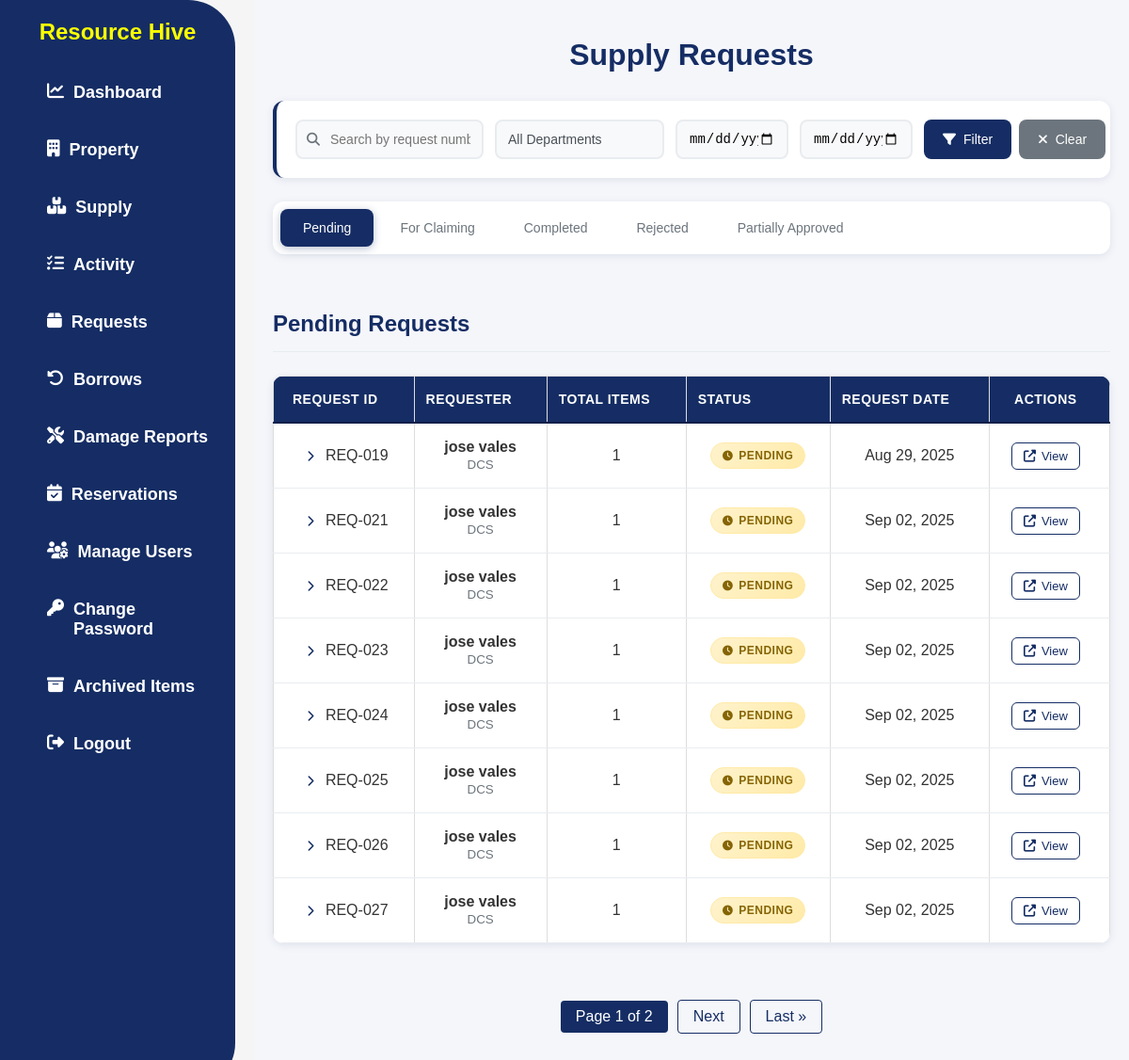
Screenshot of /my-supply-requests/ (signed in) with the database file from the repository.
### app/models.py (models this page shows, shortened)
class SupplyRequestBatch(models.Model):
    STATUS_CHOICES = [
        ('pending', 'Pending'),
        ('approved', 'Approved'),
        ('rejected', 'Rejected'),
        ('partially_approved', 'Partially Approved'),
        ('for_claiming', 'For Claiming'),
        ('completed', 'Completed'),
    ]
    user = models.ForeignKey(User, on_delete=models.CASCADE)
    request_date = models.DateTimeField(auto_now_add=True)
    purpose = models.TextField()
    status = models.CharField(max_length=20, choices=STATUS_CHOICES, default='pending')
    approved_date = models.DateTimeField(null=True, blank=True)
    claimed_date = models.DateTimeField(null=True, blank=True)
    completed_date = models.DateTimeField(null=True, blank=True)
    claimed_by = models.ForeignKey(User, on_delete=models.SET_NULL, null=True, blank=True, related_name='claimed_requests')
    remarks = models.TextField(blank=True, null=True)
    class Meta:
        ordering = ['-request_date']
    @property
    def total_items(self):
        return self.items.count()

class UserProfile(models.Model):
    user = models.OneToOneField(User, on_delete=models.CASCADE)
    ROLE_CHOICES = [
        ('ADMIN', 'ADMIN'),
        ('USER', 'USER'),
    ]
    role = models.CharField(max_length=20, choices=ROLE_CHOICES)
    department = models.ForeignKey(Department, on_delete=models.SET_NULL, null=True, blank=True)
    phone = models.CharField(max_length=20, blank=True, null=True)

class Department(models.Model):
    name = models.CharField(max_length=100, unique=True)
    def __str__(self):
        return self.name

### app/views.py (the view, shortened to what this page needs)
# urls.py: path('my-supply-requests/', UserSupplyRequestListView.as_view(), name='user_supply_requests'),
class UserSupplyRequestListView(PermissionRequiredMixin, ListView):
    model = SupplyRequestBatch
    template_name = 'app/requests.html'
    permission_required = 'app.view_admin_module'
    context_object_name = 'batch_requests'
    paginate_by = 8  # Optimized for table layout - shows 8 requests per page for better UX
    def get_queryset(self):
        return SupplyRequestBatch.objects.select_related('user', 'user__userprofile', 'user__userprofile__department').prefetch_related('items__supply').order_by('request_date')
    def get_context_data(self, **kwargs):
        context = super().get_context_data(**kwargs)
        current_tab = self.request.GET.get('tab', 'pending')
        search_query = self.request.GET.get('search', '').strip()
        department_filter = self.request.GET.get('department', '')
        date_from = self.request.GET.get('date_from', '')
        date_to = self.request.GET.get('date_to', '')
        base_queryset = SupplyRequestBatch.objects.select_related('user', 'user__userprofile', 'user__userprofile__department').prefetch_related('items__supply').order_by('request_date')
        if department_filter:
            base_queryset = base_queryset.filter(user__userprofile__department__id=department_filter)
        from django.core.paginator import Paginator
        pending_requests = base_queryset.filter(status='pending')
        approved_requests = base_queryset.filter(status='approved')
        rejected_requests = base_queryset.filter(status='rejected')
        partially_approved_requests = base_queryset.filter(status='partially_approved')
        for_claiming_requests = base_queryset.filter(status='for_claiming')
        completed_requests = base_queryset.filter(status='completed').order_by('-completed_date')
        pending_paginator = Paginator(pending_requests, self.paginate_by)
        approved_paginator = Paginator(approved_requests, self.paginate_by)
        rejected_paginator = Paginator(rejected_requests, self.paginate_by)
        partially_approved_paginator = Paginator(partially_approved_requests, self.paginate_by)
        for_claiming_paginator = Paginator(for_claiming_requests, self.paginate_by)
        completed_paginator = Paginator(completed_requests, self.paginate_by)
        pending_page = self.request.GET.get('pending_page', 1)
        approved_page = self.request.GET.get('approved_page', 1)
        rejected_page = self.request.GET.get('rejected_page', 1)
        partially_approved_page = self.request.GET.get('partially_approved_page', 1)
        for_claiming_page = self.request.GET.get('for_claiming_page', 1)
        completed_page = self.request.GET.get('completed_page', 1)
        context['pending_batch_requests'] = pending_paginator.get_page(pending_page)
        context['approved_batch_requests'] = approved_paginator.get_page(approved_page)
        context['rejected_batch_requests'] = rejected_paginator.get_page(rejected_page)
        context['partially_approved_batch_requests'] = partially_approved_paginator.get_page(partially_approved_page)
        context['for_claiming_batch_requests'] = for_claiming_paginator.get_page(for_claiming_page)
        context['completed_batch_requests'] = completed_paginator.get_page(completed_page)
        context['current_tab'] = current_tab
        context['search_query'] = search_query
        context['department_filter'] = department_filter
        context['date_from'] = date_from
        context['date_to'] = date_to
        url_params = []
        if search_query:
            url_params.append(f'search={search_query}')
        if department_filter:
            url_params.append(f'department={department_filter}')
        if date_from:
            url_params.append(f'date_from={date_from}')
        if date_to:
            url_params.append(f'date_to={date_to}')
        base_url_params = '&'.join(url_params)
        context['url_params'] = '&' + base_url_params if base_url_params else ''
        from .models import Department
        context['departments'] = Department.objects.all().order_by('name')
        return context

### app/templates/app/requests.html (shortened to what this page needs)
{% load static %}
<!DOCTYPE html>
<html lang="en">
<head>
  <link rel="stylesheet" href="{% static 'css/style.css' %}" />
  <link rel="stylesheet" href="https://cdnjs.cloudflare.com/ajax/libs/font-awesome/6.4.2/css/all.min.css" />
</head>
<body>
  {% include 'app/navbar.html' %}
  <div class="requests-container">
    <h1 class="requests-title">Supply Requests</h1>
    <main class="requests-content">
      <div class="search-filter-container">
        <form method="GET" class="search-filter-form" id="filterForm">
          <div class="search-row">
            <div class="search-input-group">
              <i class="fas fa-search search-icon"></i>
              <input type="text"
                     name="search"
                     placeholder="Search by request number..."
                     value="{{ search_query }}"
                     class="search-input"
                     autocomplete="off">
            </div>
            <div class="filter-group">
              <div class="searchable-select-container">
                <input type="text" id="department-search" class="filter-search-input"
                       placeholder="Search departments..." autocomplete="off">
              </div>
            </div>
            <div class="filter-group">
              <input type="date"
                     name="date_from"
                     value="{{ date_from }}"
                     class="date-input"
                     placeholder="From Date">
            </div>
            <div class="filter-group">
              <input type="date"
                     name="date_to"
                     value="{{ date_to }}"
                     class="date-input"
                     placeholder="To Date">
            </div>
            <div class="filter-buttons">
              <button type="submit" class="btn-filter">
                <i class="fas fa-filter"></i> Filter
              </button>
              <a href="{% url 'user_supply_requests' %}" class="btn-clear">
                <i class="fas fa-times"></i> Clear
              </a>
            </div>
          </div>
        </form>
      </div>
      <div class="filter-tabs">
        <button class="tab-button active" data-tab="pending">Pending</button>
        <button class="tab-button" data-tab="for_claiming">For Claiming</button>
        <button class="tab-button" data-tab="completed">Completed</button>
        <button class="tab-button" data-tab="rejected">Rejected</button>
        <button class="tab-button" data-tab="partial">Partially Approved</button>
      </div>
      <div id="pending" class="tab-content active">
        <div style="display: flex; justify-content: space-between; align-items: center; margin-bottom: 25px; padding: 15px 0; border-bottom: 1px solid #e9ecef;">
          <h3 style="margin-bottom: 0; border-bottom: none; padding-bottom: 0;">Pending Requests</h3>
        </div>
        {% if pending_batch_requests %}
        <div class="requests-table">
          <table>
            <thead>
              <tr>
                <th>Request ID</th>
                <th>Requester</th>
                <th>Total Items</th>
                <th>Status</th>
                <th>Request Date</th>
                <th>Actions</th>
              </tr>
            </thead>
            <tbody>
              {% for batch_request in pending_batch_requests %}
              <tr class="expandable-row" data-request-id="{{ batch_request.id }}">
                <td>
                  <i class="fas fa-chevron-right expand-icon" id="icon-{{ batch_request.id }}"></i>
                  REQ-{{ batch_request.id|stringformat:"03d" }}
                </td>
                <td>
                  <strong>
                    {% if batch_request.user.first_name or batch_request.user.last_name %}
                      {{ batch_request.user.first_name }} {{ batch_request.user.last_name }}
                    {% else %}
                      {{ batch_request.user.username }}
                    {% endif %}
                  </strong>
                  <br>
                  <small class="text-muted">{{ batch_request.user.userprofile.department }}</small>
                </td>
                <td>{{ batch_request.total_items }}</td>
                <td>
                  <span class="status-badge status-{{ batch_request.status|lower }}">
                    <i class="fas fa-clock"></i> {{ batch_request.get_status_display }}
                  </span>
                </td>
                <td>{{ batch_request.request_date|date:"M d, Y" }}</td>
                <td>
                  <a href="{% url 'batch_request_detail' batch_request.id %}" class="detail-link">
                    <i class="fas fa-external-link-alt"></i> View
                  </a>
                </td>
              </tr>
              {% endfor %}
            </tbody>
          </table>
        </div>
        {% else %}
        <div class="empty-state">
          <i class="fas fa-inbox"></i>
          <p>No pending requests found.</p>
        </div>
        {% endif %}
        {% if pending_batch_requests.has_other_pages %}
        <div class="pagination-container">
          <div class="pagination">
            <span class="current">
              Page {{ pending_batch_requests.number }} of {{ pending_batch_requests.paginator.num_pages }}
            </span>
            {% if pending_batch_requests.has_next %}
              <a href="?tab=pending&pending_page={{ pending_batch_requests.next_page_number }}{{ url_params }}">Next</a>
              <a href="?tab=pending&pending_page={{ pending_batch_requests.paginator.num_pages }}{{ url_params }}">Last &raquo;</a>
            {% endif %}
          </div>
        </div>
        {% endif %}
      </div>
    </main>
  </div>
</body>
</html>

### static/css/style.css (style rules this page uses)
body { font-family: Arial, sans-serif; margin: 0; padding: 0; background-color: whitesmoke; }
h1 { text-align: center; margin-top: 20px; color: #fbff00; }
table { width: 100%; border-collapse: collapse; background: white; box-shadow: 2px 2px 10px rgba(0, 0, 0, 0.1); }
th, td { padding: 8px 12px; text-align: center; border: 1px solid #ddd; }
th { background-color: #152d64; color: white; font-weight: bold; }
td { color: #333; }
span { font-weight: bolder; }
h3 { color: #152d64; font-size: 1.5rem; margin-bottom: 15px; margin-top: 15px; }
.status-badge { padding: 4px 8px; border-radius: 15px; font-size: 0.85em; font-weight: 500; text-transform: capitalize; display: inline-flex; align-items: center; gap: 4px; min-width: fit-content; text-align: center; white-space: nowrap; }
.status-badge i { font-size: 0.9em; }
.status-pending { background-color: #fff3cd; color: #856404; border: 1px solid #ffeeba; }
.pagination { display: flex; justify-content: center; align-items: center; gap: 10px; padding: 20px; margin-top: 20px; }
.pagination a { color: #152d64; text-decoration: none; padding: 8px 16px; border: 1px solid #152d64; border-radius: 4px; transition: all 0.3s ease; font-weight: 500; }
.pagination .current { background-color: #152d64; color: white; padding: 8px 16px; border-radius: 4px; font-weight: 500; }

### rows the page displays
SupplyRequestBatch: id "019", user.first_name "jose", user.last_name "vales", user.userprofile.department "DCS", total_items "1", status "PENDING", request_date "Aug 29, 2025"
SupplyRequestBatch: id "021", user.first_name "jose", user.last_name "vales", user.userprofile.department "DCS", total_items "1", status "PENDING", request_date "Sep 02, 2025"
SupplyRequestBatch: id "022", user.first_name "jose", user.last_name "vales", user.userprofile.department "DCS", total_items "1", status "PENDING", request_date "Sep 02, 2025"
SupplyRequestBatch: id "023", user.first_name "jose", user.last_name "vales", user.userprofile.department "DCS", total_items "1", status "PENDING", request_date "Sep 02, 2025"
SupplyRequestBatch: id "024", user.first_name "jose", user.last_name "vales", user.userprofile.department "DCS", total_items "1", status "PENDING", request_date "Sep 02, 2025"
SupplyRequestBatch: id "025", user.first_name "jose", user.last_name "vales", user.userprofile.department "DCS", total_items "1", status "PENDING", request_date "Sep 02, 2025"
SupplyRequestBatch: id "026", user.first_name "jose", user.last_name "vales", user.userprofile.department "DCS", total_items "1", status "PENDING", request_date "Sep 02, 2025"
SupplyRequestBatch: id "027", user.first_name "jose", user.last_name "vales", user.userprofile.department "DCS", total_items "1", status "PENDING", request_date "Sep 02, 2025"

### other values shown
{{ pending_batch_requests.number }} "1"
{{ pending_batch_requests.paginator.num_pages }} "2"
